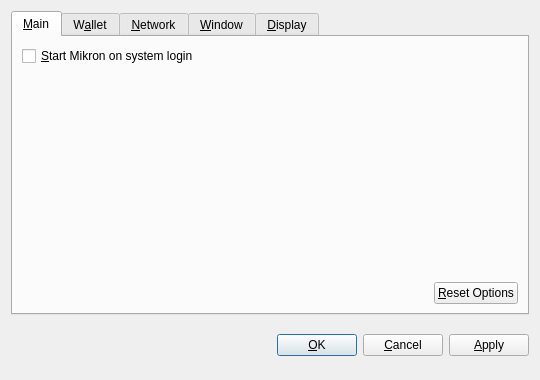
<?xml version="1.0" encoding="UTF-8"?>
<ui version="4.0">
 <class>OptionsDialog</class>
 <widget class="QDialog" name="OptionsDialog">
  <property name="geometry">
   <rect>
    <x>0</x>
    <y>0</y>
    <width>540</width>
    <height>380</height>
   </rect>
  </property>
  <property name="windowTitle">
   <string>Options</string>
  </property>
  <property name="modal">
   <bool>true</bool>
  </property>
  <layout class="QVBoxLayout" name="verticalLayout">
   <item>
    <widget class="QTabWidget" name="tabWidget">
     <property name="tabPosition">
      <enum>QTabWidget::North</enum>
     </property>
     <property name="currentIndex">
      <number>0</number>
     </property>
     <widget class="QWidget" name="tabMain">
      <attribute name="title">
       <string>&amp;Main</string>
      </attribute>
      <layout class="QVBoxLayout" name="verticalLayout_Main">
       <item>
        <widget class="QCheckBox" name="bitcoinAtStartup">
         <property name="toolTip">
          <string>Automatically start Mikron after logging in to the system.</string>
         </property>
         <property name="text">
          <string>&amp;Start Mikron on system login</string>
         </property>
        </widget>
       </item>
       <item>
        <spacer name="verticalSpacer_Main">
         <property name="orientation">
          <enum>Qt::Vertical</enum>
         </property>
         <property name="sizeHint" stdset="0">
          <size>
           <width>20</width>
           <height>40</height>
          </size>
         </property>
        </spacer>
       </item>
       <item>
        <layout class="QHBoxLayout" name="horizontalLayout_2_Main">
         <item>
          <spacer name="horizontalSpacer_2_Main">
           <property name="orientation">
            <enum>Qt::Horizontal</enum>
           </property>
           <property name="sizeHint" stdset="0">
            <size>
             <width>40</width>
             <height>20</height>
            </size>
           </property>
          </spacer>
         </item>
         <item>
          <widget class="QPushButton" name="resetButton">
           <property name="toolTip">
            <string>Reset all client options to default.</string>
           </property>
           <property name="text">
            <string>&amp;Reset Options</string>
           </property>
           <property name="autoDefault">
            <bool>false</bool>
           </property>
          </widget>
         </item>
        </layout>
       </item>
      </layout>
     </widget>
     <widget class="QWidget" name="tabWallet">
      <attribute name="title">
       <string>W&amp;allet</string>
      </attribute>
      <layout class="QVBoxLayout" name="verticalLayout_Network">
       <item>
        <widget class="QLabel" name="transactionFeeInfoLabel">
         <property name="text">
          <string>Optional transaction fee per kB that helps make sure your transactions are processed quickly. Most transactions are 1 kB.</string>
         </property>
         <property name="textFormat">
          <enum>Qt::PlainText</enum>
         </property>
         <property name="wordWrap">
          <bool>true</bool>
         </property>
        </widget>
       </item>
       <item>
        <layout class="QHBoxLayout" name="horizontalLayout_1_Main">
         <item>
          <widget class="QLabel" name="transactionFeeLabel">
           <property name="text">
            <string>Pay transaction &amp;fee</string>
           </property>
           <property name="textFormat">
            <enum>Qt::PlainText</enum>
           </property>
           <property name="buddy">
            <cstring>transactionFee</cstring>
           </property>
          </widget>
         </item>
         <item>
          <widget class="BitcoinAmountField" name="transactionFee"/>
         </item>
         <item>
          <spacer name="horizontalSpacer_1_Main">
           <property name="orientation">
            <enum>Qt::Horizontal</enum>
           </property>
           <property name="sizeHint" stdset="0">
            <size>
             <width>40</width>
             <height>20</height>
            </size>
           </property>
          </spacer>
         </item>
        </layout>
       </item>
       <item>
        <widget class="QLabel" name="label">
         <property name="text">
          <string>If you disable the spending of unconfirmed change, the change from a transaction cannot be used until that transaction has at least one confirmation. This also affects how your balance is computed.</string>
         </property>
         <property name="wordWrap">
          <bool>true</bool>
         </property>
        </widget>
       </item>
       <item>
        <widget class="QCheckBox" name="spendZeroConfChange">
         <property name="text">
          <string>Spend unconfirmed change  (experts only)</string>
         </property>
        </widget>
       </item>
       <item>
        <spacer name="verticalSpacer">
         <property name="orientation">
          <enum>Qt::Vertical</enum>
         </property>
         <property name="sizeHint" stdset="0">
          <size>
           <width>20</width>
           <height>40</height>
          </size>
         </property>
        </spacer>
       </item>
      </layout>
     </widget>
     <widget class="QWidget" name="tabNetwork">
      <attribute name="title">
       <string>&amp;Network</string>
      </attribute>
      <layout class="QVBoxLayout" name="verticalLayout_Network">
       <item>
        <widget class="QCheckBox" name="mapPortUpnp">
         <property name="toolTip">
          <string>Automatically open the Mikron client port on the router. This only works when your router supports UPnP and it is enabled.</string>
         </property>
         <property name="text">
          <string>Map port using &amp;UPnP</string>
         </property>
        </widget>
       </item>
       <item>
        <widget class="QCheckBox" name="connectSocks">
         <property name="toolTip">
          <string>Connect to the Mikron network through a SOCKS proxy (e.g. when connecting through Tor).</string>
         </property>
         <property name="text">
          <string>&amp;Connect through SOCKS proxy:</string>
         </property>
        </widget>
       </item>
       <item>
        <layout class="QHBoxLayout" name="horizontalLayout_Network">
         <item>
          <widget class="QLabel" name="proxyIpLabel">
           <property name="text">
            <string>Proxy &amp;IP:</string>
           </property>
           <property name="textFormat">
            <enum>Qt::PlainText</enum>
           </property>
           <property name="buddy">
            <cstring>proxyIp</cstring>
           </property>
          </widget>
         </item>
         <item>
          <widget class="QValidatedLineEdit" name="proxyIp">
           <property name="maximumSize">
            <size>
             <width>140</width>
             <height>16777215</height>
            </size>
           </property>
           <property name="toolTip">
            <string>IP address of the proxy (e.g. 127.0.0.1)</string>
           </property>
          </widget>
         </item>
         <item>
          <widget class="QLabel" name="proxyPortLabel">
           <property name="text">
            <string>&amp;Port:</string>
           </property>
           <property name="textFormat">
            <enum>Qt::PlainText</enum>
           </property>
           <property name="buddy">
            <cstring>proxyPort</cstring>
           </property>
          </widget>
         </item>
         <item>
          <widget class="QLineEdit" name="proxyPort">
           <property name="maximumSize">
            <size>
             <width>55</width>
             <height>16777215</height>
            </size>
           </property>
           <property name="toolTip">
            <string>Port of the proxy (e.g. 9050)</string>
           </property>
          </widget>
         </item>
         <item>
          <widget class="QLabel" name="socksVersionLabel">
           <property name="text">
            <string>SOCKS &amp;Version:</string>
           </property>
           <property name="textFormat">
            <enum>Qt::PlainText</enum>
           </property>
           <property name="buddy">
            <cstring>socksVersion</cstring>
           </property>
          </widget>
         </item>
         <item>
          <widget class="QValueComboBox" name="socksVersion">
           <property name="toolTip">
            <string>SOCKS version of the proxy (e.g. 5)</string>
           </property>
          </widget>
         </item>
         <item>
          <spacer name="horizontalSpacer_Network">
           <property name="orientation">
            <enum>Qt::Horizontal</enum>
           </property>
           <property name="sizeHint" stdset="0">
            <size>
             <width>40</width>
             <height>20</height>
            </size>
           </property>
          </spacer>
         </item>
        </layout>
       </item>
       <item>
        <spacer name="verticalSpacer_Network">
         <property name="orientation">
          <enum>Qt::Vertical</enum>
         </property>
         <property name="sizeHint" stdset="0">
          <size>
           <width>20</width>
           <height>40</height>
          </size>
         </property>
        </spacer>
       </item>
      </layout>
     </widget>
     <widget class="QWidget" name="tabWindow">
      <attribute name="title">
       <string>&amp;Window</string>
      </attribute>
      <layout class="QVBoxLayout" name="verticalLayout_Window">
       <item>
        <widget class="QCheckBox" name="minimizeToTray">
         <property name="toolTip">
          <string>Show only a tray icon after minimizing the window.</string>
         </property>
         <property name="text">
          <string>&amp;Minimize to the tray instead of the taskbar</string>
         </property>
        </widget>
       </item>
       <item>
        <widget class="QCheckBox" name="minimizeOnClose">
         <property name="toolTip">
          <string>Minimize instead of exit the application when the window is closed. When this option is enabled, the application will be closed only after selecting Quit in the menu.</string>
         </property>
         <property name="text">
          <string>M&amp;inimize on close</string>
         </property>
        </widget>
       </item>
       <item>
        <spacer name="verticalSpacer_Window">
         <property name="orientation">
          <enum>Qt::Vertical</enum>
         </property>
         <property name="sizeHint" stdset="0">
          <size>
           <width>20</width>
           <height>40</height>
          </size>
         </property>
        </spacer>
       </item>
      </layout>
     </widget>
     <widget class="QWidget" name="tabDisplay">
      <attribute name="title">
       <string>&amp;Display</string>
      </attribute>
      <layout class="QVBoxLayout" name="verticalLayout_Display">
       <item>
        <layout class="QHBoxLayout" name="horizontalLayout_1_Display">
         <item>
          <widget class="QLabel" name="langLabel">
           <property name="text">
            <string>User Interface &amp;language:</string>
           </property>
           <property name="textFormat">
            <enum>Qt::PlainText</enum>
           </property>
           <property name="buddy">
            <cstring>lang</cstring>
           </property>
          </widget>
         </item>
         <item>
          <widget class="QValueComboBox" name="lang">
           <property name="toolTip">
            <string>The user interface language can be set here. This setting will take effect after restarting Mikron.</string>
           </property>
          </widget>
         </item>
        </layout>
       </item>
       <item>
        <layout class="QHBoxLayout" name="horizontalLayout_2_Display">
         <item>
          <widget class="QLabel" name="unitLabel">
           <property name="text">
            <string>&amp;Unit to show amounts in:</string>
           </property>
           <property name="textFormat">
            <enum>Qt::PlainText</enum>
           </property>
           <property name="buddy">
            <cstring>unit</cstring>
           </property>
          </widget>
         </item>
         <item>
          <widget class="QValueComboBox" name="unit">
           <property name="toolTip">
            <string>Choose the default subdivision unit to show in the interface and when sending coins.</string>
           </property>
          </widget>
         </item>
        </layout>
       </item>
       <item>
        <widget class="QCheckBox" name="displayAddresses">
         <property name="toolTip">
          <string>Whether to show Mikron addresses in the transaction list or not.</string>
         </property>
         <property name="text">
          <string>&amp;Display addresses in transaction list</string>
         </property>
        </widget>
       </item>
       <item>
        <widget class="QCheckBox" name="coinControlFeatures">
         <property name="toolTip">
          <string>Whether to show coin control features or not.</string>
         </property>
         <property name="text">
          <string>Display coin &amp;control features (experts only!)</string>
         </property>
        </widget>
       </item>
       <item>
        <spacer name="verticalSpacer_Display">
         <property name="orientation">
          <enum>Qt::Vertical</enum>
         </property>
         <property name="sizeHint" stdset="0">
          <size>
           <width>20</width>
           <height>40</height>
          </size>
         </property>
        </spacer>
       </item>
      </layout>
     </widget>
    </widget>
   </item>
   <item>
    <layout class="QHBoxLayout" name="horizontalLayout_Buttons">
     <item>
      <spacer name="horizontalSpacer_1">
       <property name="orientation">
        <enum>Qt::Horizontal</enum>
       </property>
       <property name="sizeHint" stdset="0">
        <size>
         <width>40</width>
         <height>48</height>
        </size>
       </property>
      </spacer>
     </item>
     <item>
      <widget class="QLabel" name="statusLabel">
       <property name="font">
        <font>
         <weight>75</weight>
         <bold>true</bold>
        </font>
       </property>
       <property name="text">
        <string/>
       </property>
       <property name="textFormat">
        <enum>Qt::PlainText</enum>
       </property>
       <property name="wordWrap">
        <bool>true</bool>
       </property>
      </widget>
     </item>
     <item>
      <spacer name="horizontalSpacer_2">
       <property name="orientation">
        <enum>Qt::Horizontal</enum>
       </property>
       <property name="sizeHint" stdset="0">
        <size>
         <width>40</width>
         <height>48</height>
        </size>
       </property>
      </spacer>
     </item>
     <item>
      <widget class="QPushButton" name="okButton">
       <property name="text">
        <string>&amp;OK</string>
       </property>
      </widget>
     </item>
     <item>
      <widget class="QPushButton" name="cancelButton">
       <property name="text">
        <string>&amp;Cancel</string>
       </property>
       <property name="autoDefault">
        <bool>false</bool>
       </property>
      </widget>
     </item>
     <item>
      <widget class="QPushButton" name="applyButton">
       <property name="text">
        <string>&amp;Apply</string>
       </property>
       <property name="autoDefault">
        <bool>false</bool>
       </property>
      </widget>
     </item>
    </layout>
   </item>
  </layout>
 </widget>
 <customwidgets>
  <customwidget>
   <class>BitcoinAmountField</class>
   <extends>QSpinBox</extends>
   <header>bitcoinamountfield.h</header>
  </customwidget>
  <customwidget>
   <class>QValueComboBox</class>
   <extends>QComboBox</extends>
   <header>qvaluecombobox.h</header>
  </customwidget>
  <customwidget>
   <class>QValidatedLineEdit</class>
   <extends>QLineEdit</extends>
   <header>qvalidatedlineedit.h</header>
  </customwidget>
 </customwidgets>
 <resources/>
 <connections/>
</ui>
